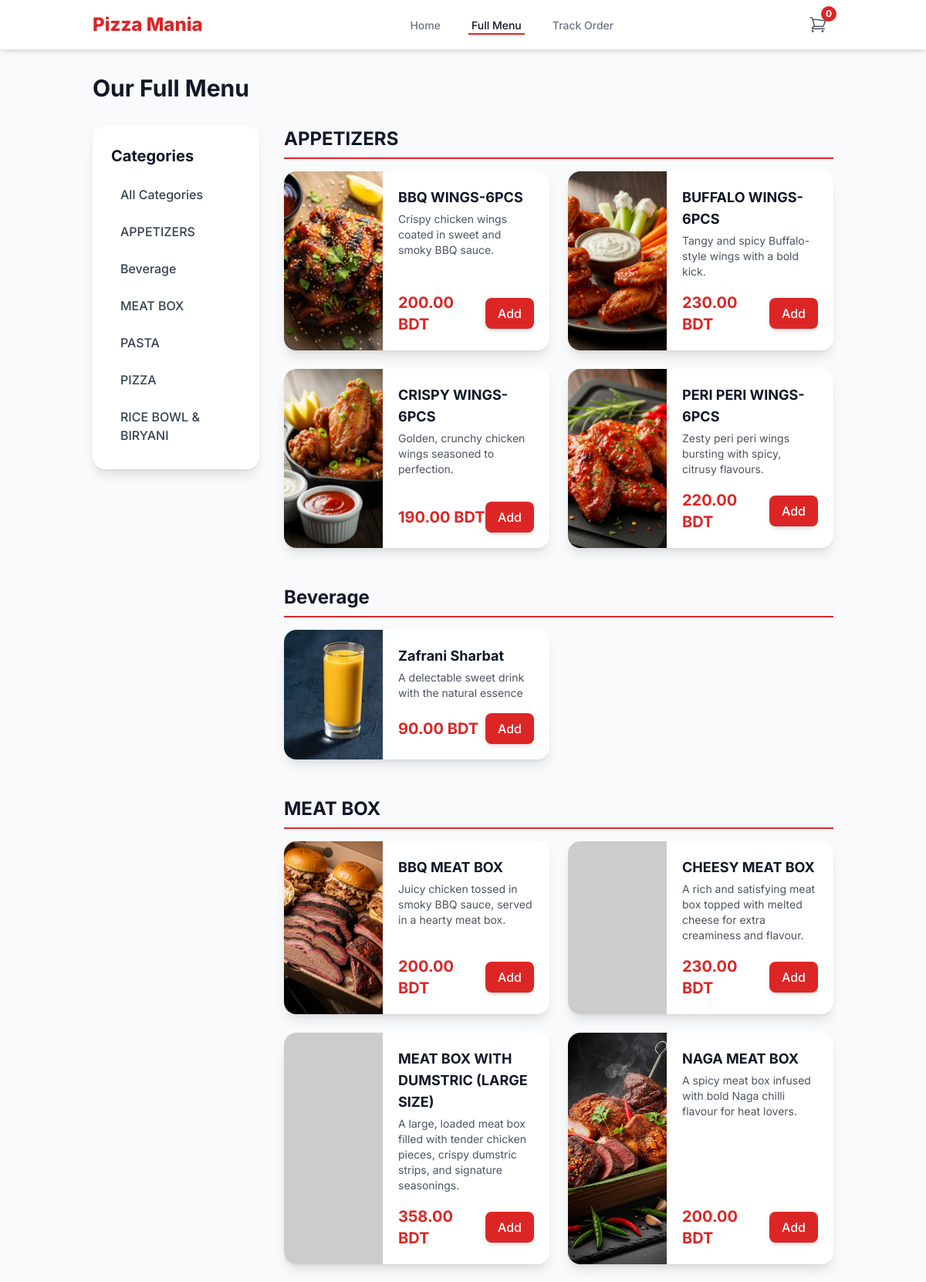
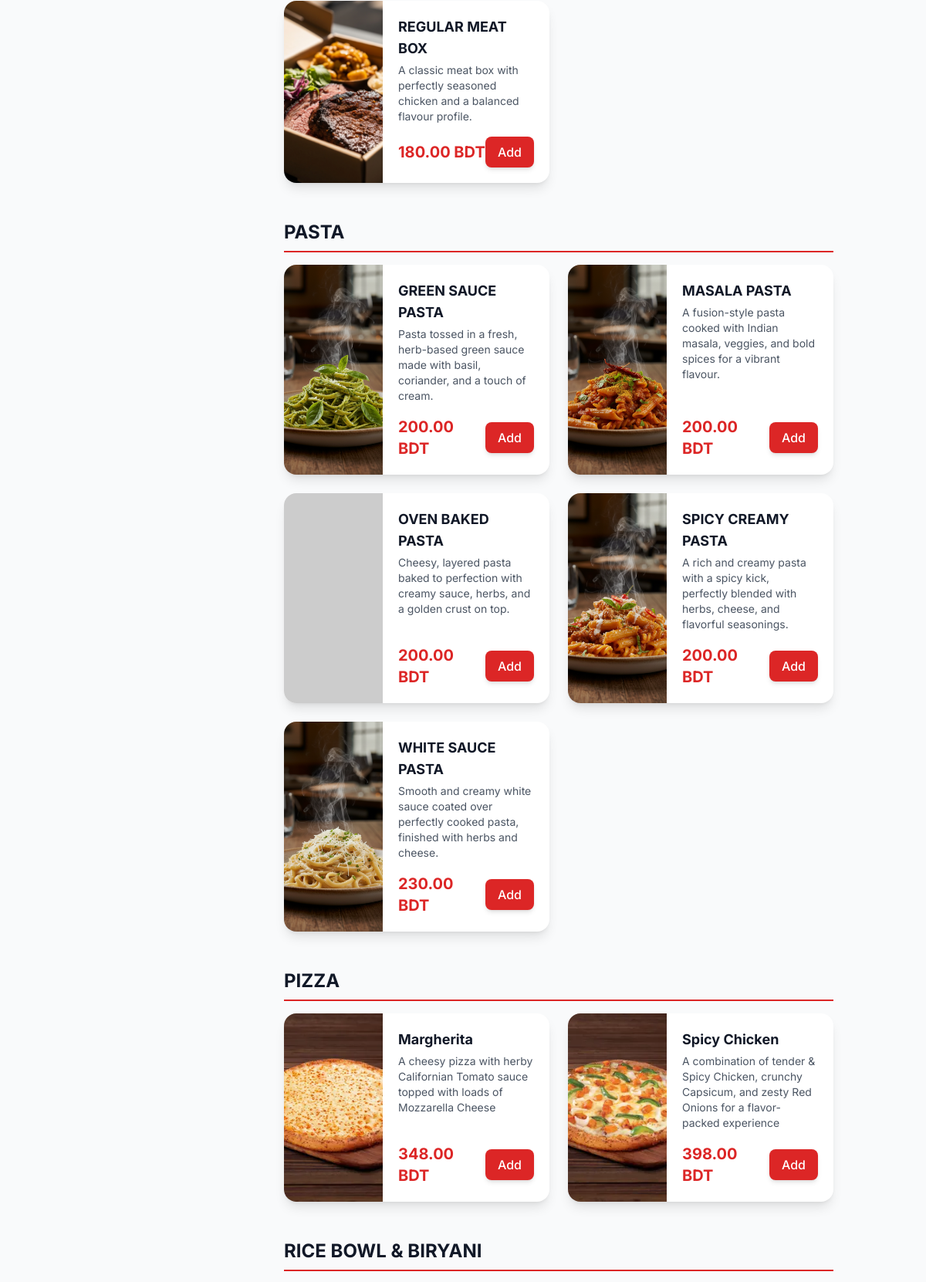
Page /menu.php (upper part) on the committed database (2 pictures, top to bottom).
### tables this page shows
CREATE TABLE IF NOT EXISTS `categories` (
  `id` int NOT NULL AUTO_INCREMENT,
  `name` varchar(100) NOT NULL,
  `description` text,
  `image` varchar(255) DEFAULT NULL,
  `svg_icon` text,
  `is_visible` tinyint(1) NOT NULL DEFAULT '1',
  PRIMARY KEY (`id`)
);

CREATE TABLE IF NOT EXISTS `menu_items` (
  `id` int NOT NULL AUTO_INCREMENT,
  `category_id` int NOT NULL,
  `name` varchar(150) NOT NULL,
  `description` text,
  `price` decimal(10,2) NOT NULL,
  `image` varchar(255) DEFAULT NULL,
  `is_available` tinyint(1) NOT NULL DEFAULT '1',
  `is_featured` tinyint(1) NOT NULL DEFAULT '0',
  PRIMARY KEY (`id`),
  KEY `category_id` (`category_id`)
);

### config.php (called while the page is built, shortened)
<?php
$db = new mysqli(DB_HOST, DB_USER, DB_PASS, DB_NAME);
$db->set_charset("utf8mb4");
$settings = [];
$settings_query = $db->query("SELECT setting_key, setting_value FROM site_settings");
if ($settings_query) {
    while ($row = $settings_query->fetch_assoc()) {
        $settings[$row['setting_key']] = $row['setting_value'];
    }
} else {
    die("Error: Could not load site settings from database.");
}
function e($data) {
    return htmlspecialchars($data ?? '', ENT_QUOTES, 'UTF-8');
}
?>

### menu.php (the view, shortened to what this page needs)
<?php
require_once('includes/header.php');
function calculate_discounted_price($original_price, $settings) {
    if (empty($settings['global_discount_active']) || $settings['global_discount_active'] == '0' || empty($settings['global_discount_value']) || $settings['global_discount_value'] <= 0) {
        return $original_price;
    }
    $new_price = $original_price;
    return ($new_price > 0) ? $new_price : 0;
}
$page_heading = 'Our Full Menu';
$categories = [];
$sql_cat = "SELECT id, name FROM categories WHERE is_visible = 1 ORDER BY name ASC";
$result_cat = $db->query($sql_cat);
if ($result_cat) {
    while ($row = $result_cat->fetch_assoc()) {
        $categories[] = $row;
    }
}
$menu = [];
$sql_menu = "SELECT
                c.id as category_id,
                c.name as category_name,
                m.id as item_id,
                m.name as item_name,
                m.description as item_description,
                m.price as item_price,
                m.image as item_image
             FROM menu_items m
             JOIN categories c ON m.category_id = c.id
             WHERE m.is_available = 1 AND c.is_visible = 1";
$sql_menu .= " ORDER BY c.name ASC, m.name ASC";
$result_menu = $db->query($sql_menu);
if ($result_menu) {
    while ($row = $result_menu->fetch_assoc()) {
        $original_price = (float)$row['item_price'];
        $discounted_price = calculate_discounted_price($original_price, $settings);
        $row['original_price'] = $original_price;
        $row['item_price'] = $discounted_price;
        $row['has_discount'] = ($discounted_price < $original_price);
        $menu[$row['category_name']][] = $row;
    }
}
?>
<h1 id="menu-heading" class="text-3xl font-bold text-gray-900 mb-8"><?php echo e($page_heading); ?></h1>
<div class="grid grid-cols-1 lg:grid-cols-4 gap-8">
    <aside class="lg:col-span-1">
        <div class="bg-white p-6 rounded-2xl shadow-lg sticky top-24">
            <h2 class="text-xl font-bold text-gray-900 mb-4">Categories</h2>
            <ul class="space-y-2">
                <li>
                    <a href="#menu-heading" class="block px-3 py-2 rounded-lg font-medium text-gray-700 hover:bg-gray-100">
                        All Categories
                    </a>
                </li>
                <?php foreach ($categories as $category): ?>
                <li>
                    <a href="#category-<?php echo e($category['id']); ?>" class="block px-3 py-2 rounded-lg font-medium text-gray-700 hover:bg-gray-100">
                        <?php echo e($category['name']); ?>
                    </a>
                </li>
                <?php endforeach; ?>
            </ul>
        </div>
    </aside>
    <div class="lg:col-span-3 space-y-12">
        <?php if (empty($menu)): ?>
            <div class="bg-white p-8 rounded-2xl shadow-lg text-center">
                <h3 class="text-xl font-bold text-gray-900">No Items Found</h3>
                <p class="text-gray-600 mt-2">
                    Our menu is currently empty. Please check back later!
                </p>
            </div>
        <?php else: ?>
            <?php foreach ($menu as $category_name => $items): ?>
                <section id="category-<?php echo e($items[0]['category_id']); ?>">
                    <h2 class="text-2xl font-bold text-gray-900 mb-4 pb-2 border-b-2 border-brand-red">
                        <?php echo e($category_name); ?>
                    </h2>
                    <div class="grid grid-cols-1 md:grid-cols-2 gap-6">
                        <?php foreach ($items as $item): ?>
                            <div id="item-<?php echo e($item['item_id']); ?>" class="bg-white rounded-2xl shadow-lg overflow-hidden flex">
                                <img
                                    src="<?php echo e(BASE_URL . ($item['item_image'] ?? 'https://placehold.co/150x150/EFEFEF/AAAAAA?text=No+Image')); ?>"
                                    alt="<?php echo e($item['item_name']); ?>"
                                    class="w-32 h-full object-cover"
                                    onerror="this.src='https://placehold.co/150x150/EFEFEF/AAAAAA?text=No+Image'"
                                >
                                <div class="p-5 flex flex-col justify-between w-full">
                                    <div>
                                        <h3 class="text-lg font-bold text-gray-900"><?php echo e($item['item_name']); ?></h3>
                                        <p class="text-sm text-gray-600 mt-1"><?php echo e($item['item_description']); ?></p>
                                    </div>
                                    <div class="flex justify-between items-center mt-4">
                                        <span class="text-xl font-bold text-brand-red">
                                            <?php if ($item['has_discount']): ?>
                                                <?php echo e(number_format($item['item_price'], 2)); ?> BDT
                                                <span class="text-sm text-gray-500 line-through ml-1"><?php echo e(number_format($item['original_price'], 2)); ?></span>
                                            <?php else: ?>
                                                <?php echo e(number_format($item['item_price'], 2)); ?> BDT
                                            <?php endif; ?>
                                        </span>
                                        <button
                                            onclick="openItemModal(<?php echo e($item['item_id']); ?>, '<?php echo e(addslashes($item['item_name'])); ?>', <?php echo e($item['item_price']); ?>)"
                                            class="px-4 py-2 bg-brand-red text-white font-medium rounded-lg shadow-md hover:bg-red-700 transition-all transform hover:scale-105 <?php echo ($store_is_open == '0') ? 'hidden' : ''; ?>">
                                            Add
                                        </button>
                                    </div>
                                </div>
                            </div>
                        <?php endforeach; ?>
                    </div>
                </section>
            <?php endforeach; ?>
        <?php endif; ?>
    </div>
</div>
<?php
require_once('includes/footer.php');
?>

### includes/header.php (style rules this page uses)
html { scroll-behavior: smooth; }

### rows in the picture
categories: name "APPETIZERS"
categories: name "Beverage"
categories: name "MEAT BOX"
categories: name "PASTA"
categories: name "PIZZA"
categories: name "RICE BOWL & BIRYANI"
menu_items: category_name "APPETIZERS", image (picture), name "BBQ WINGS-6PCS", description "Crispy chicken wings coated in sweet and smoky BBQ sauce.", price "200.00"
menu_items: image (picture), name "BUFFALO WINGS-6PCS", description "Tangy and spicy Buffalo-style wings with a bold kick.", price "230.00"
menu_items: image (picture), name "CRISPY WINGS-6PCS", description "Golden, crunchy chicken wings seasoned to perfection.", price "190.00"
menu_items: image (picture), name "PERI PERI WINGS-6PCS", description "Zesty peri peri wings bursting with spicy, citrusy flavours.", price "220.00"
menu_items: category_name "Beverage", image (picture), name "Zafrani Sharbat", description "A delectable sweet drink with the natural essence", price "90.00"
menu_items: category_name "MEAT BOX", image (picture), name "BBQ MEAT BOX", description "Juicy chicken tossed in smoky BBQ sauce, served in a hearty meat box.", price "200.00"
menu_items: name "CHEESY MEAT BOX", description "A rich and satisfying meat box topped with melted cheese for extra creaminess and flavour.", price "230.00"
menu_items: name "MEAT BOX WITH DUMSTRIC (LARGE SIZE)", description "A large, loaded meat box filled with tender chicken pieces, crispy dumstric strips, and signature seasonings.", price "358.00"
menu_items: image (picture), name "NAGA MEAT BOX", description "A spicy meat box infused with bold Naga chilli flavour for heat lovers.", price "200.00"
menu_items: image (picture), name "REGULAR MEAT BOX", description "A classic meat box with perfectly seasoned chicken and a balanced flavour profile.", price "180.00"
menu_items: category_name "PASTA", image (picture), name "GREEN SAUCE PASTA", description "Pasta tossed in a fresh, herb-based green sauce made with basil, coriander, and a touch of cream.", price "200.00"
menu_items: image (picture), name "MASALA PASTA", description "A fusion-style pasta cooked with Indian masala, veggies, and bold spices for a vibrant flavour.", price "200.00"
menu_items: name "OVEN BAKED PASTA", description "Cheesy, layered pasta baked to perfection with creamy sauce, herbs, and a golden crust on top.", price "200.00"
menu_items: image (picture), name "SPICY CREAMY PASTA", description "A rich and creamy pasta with a spicy kick, perfectly blended with herbs, cheese, and flavorful seasonings.", price "200.00"
menu_items: image (picture), name "WHITE SAUCE PASTA", description "Smooth and creamy white sauce coated over perfectly cooked pasta, finished with herbs and cheese.", price "230.00"
menu_items: category_name "PIZZA", image (picture), name "Margherita", description "A cheesy pizza with herby Californian Tomato sauce topped with loads of Mozzarella Cheese", price "348.00"
menu_items: image (picture), name "Spicy Chicken", description "A combination of tender & Spicy Chicken, crunchy Capsicum, and zesty Red Onions for a flavor-packed experience", price "398.00"
menu_items: category_name "RICE BOWL & BIRYANI"

### other values in the picture
$settings['store_name'] "Pizza Mania"
$cart_count "0"
$page_heading "Our Full Menu"
